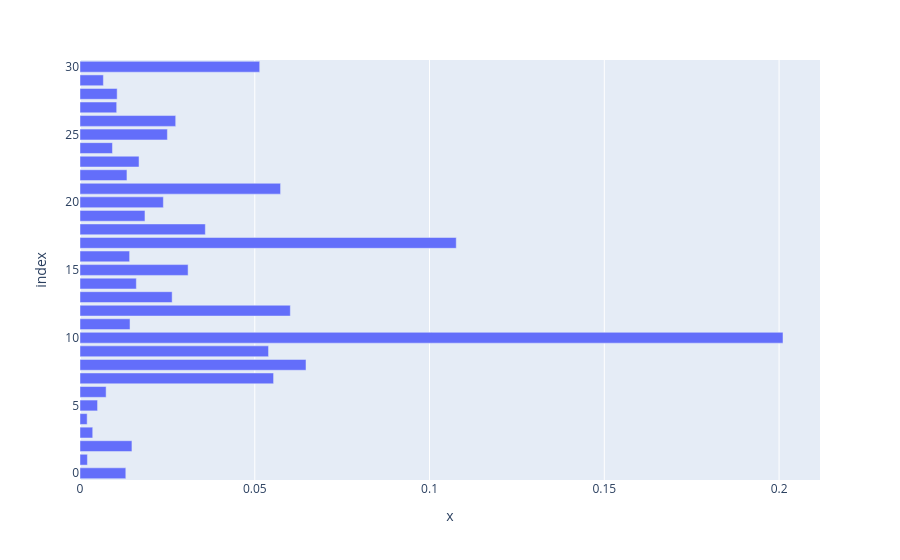

Source (notebook cell):
### Code cell
px.bar(x.columns,imp)

### Figure 1 — Plotly figure (JSON) as saved in the notebook; plotly's stock layout.template omitted (floating-point values rounded to 4 significant figures)
{"data": [{"hovertemplate": "x=%{x}<br>index=%{y}<extra></extra>", "legendgroup": "", "marker": {"color": "#636efa", "pattern": {"shape": ""}}, "name": "", "orientation": "h", "showlegend": false, "textposition": "auto", "type": "bar", "x": [0.01311, 0.002119, 0.01486, 0.003641, 0.002048, 0.005022, 0.007473, 0.05538, 0.06466, 0.05394, 0.2011, 0.01431, 0.06017, 0.02636, 0.01612, 0.03093, 0.0142, 0.1076, 0.03586, 0.01859, 0.02385, 0.05738, 0.01343, 0.01689, 0.009286, 0.025, 0.02738, 0.0105, 0.01063, 0.00669, 0.05141], "xaxis": "x", "y": [0, 1, 2, 3, 4, 5, 6, 7, 8, 9, 10, 11, 12, 13, 14, 15, 16, 17, 18, 19, 20, 21, 22, 23, 24, 25, 26, 27, 28, 29, 30], "yaxis": "y"}], "layout": {"barmode": "relative", "legend": {"tracegroupgap": 0}, "margin": {"t": 60}, "xaxis": {"anchor": "y", "domain": [0, 1], "title": {"text": "x"}}, "yaxis": {"anchor": "x", "domain": [0, 1], "title": {"text": "index"}}}}
